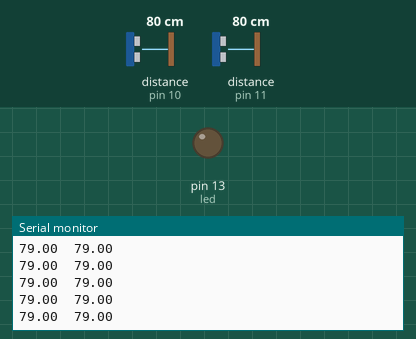
This sketch was run on a simulated Arduino Leonardo, built with avr-gcc and run on an emulated ATmega32U4. On the bench: output pins drawn as LEDs (lit = HIGH), the last lines printed to the serial monitor. Wiring (inferred from the names in the program): 2 × ultrasonic range finder: trigger pin 9, echo pin 10 / trigger pin 12, echo pin 11. The test bench sets the inputs (shaded band); at power-on: distance to the obstacle (sensors on pin 10, pin 11) 80 cm. The echo pulse lasts 58.3 µs per cm; USB keyboard and mouse output is not drawn; pins used as bus, display or sensor lines are not drawn.

Above: at 1.2 s.
1.3 s: distance to the obstacle (sensor on pin 10) set to 12 cm
At 1.59 s:
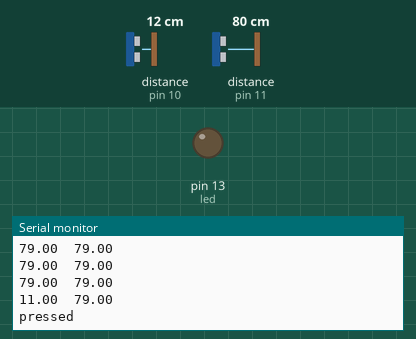
At 2.1 s:
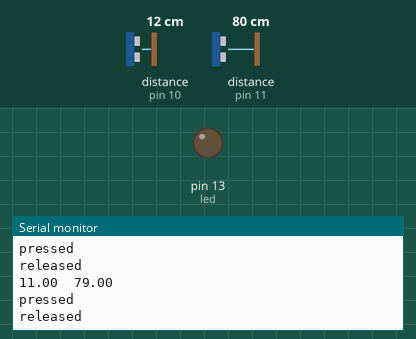

Measured:
- after the input at 1.3 s, the serial monitor: prints a new line after 0.19 s (image 1)

The sketch:

code.ino
```cpp
#include<Keyboard.h>
//////new sensor right /////////////
float durationr;   // duration for right sensor
float distancer;   // distance of right sensor
int triggerr = 12 ; // trigger right
int echor = 11 ;     // echo right
////////////////////////////////////////////////////////////////////////////
/////////////////old sensor//////////////////
float durationl;// duration left
float distancel;//distance left
int triggerl =9  ;//trigger left
int echol = 10 ;  //echo left
int duration;
///////////////////////////////////////////////////////////////////////////////
/////////distance and duration for function //////////////////////////////////
//int duration;
int distance;
int led = 13;
void setup()
{
  Serial.begin(9600);// used for cross-checking the distance read by the arduino
  pinMode(led, OUTPUT);
  pinMode(triggerr, OUTPUT);
  pinMode(echor, INPUT);              //right sensor
  //////////////////////////////////////////////////////////
  pinMode(triggerl, OUTPUT);
  pinMode(echol, INPUT);          //left sensor
  //////////////////////////////////////////////////
  Keyboard.begin();
}
/////////////////MAKING A FUNCTION FOR CALCULATING DURATION AND DISTANCE///////////////////////////////////////
void cal_distance(int trigger,int echo)
{
  digitalWrite(trigger,LOW);
  delayMicroseconds(2);
  digitalWrite(trigger,HIGH);
  delayMicroseconds(10);
  digitalWrite(trigger,LOW);
  /////calculating time/////////
  duration = pulseIn(echo,HIGH);
  /////calculating distance////////
  distance = (duration/58.6);
}
void loop()
{
  ///////////////////////////CALLING THE FUNCTION ////////////////////////////////////
  cal_distance(triggerl,echol);
  distancel = distance;

  cal_distance(triggerr,echor);
  distancer = distance;

  Serial.print(distancel);
  Serial.print('\t');
  Serial.println(distancer);
  delay(100);
  ///////////////////////////APPLYING CONDITIONS/////////////////////////////////////////

  /////////////////////////////////////LEFT SIDE////////////////////////////////////////////
  //////////////////mute//////////////////////////
  if((distancel>=10) && (distancel<=15))
  {
    //digitalWrite(ledl,HIGH);
    Keyboard.press(KEY_F7);
    //delay(1000);
    Serial.println("pressed");
    delay(100);
    Keyboard.releaseAll();
    Serial.println("released");
  }
  /////////////////volume UP//////////////////////////////////
  if((distancel>=20) && (distancel<=25))
  {
    //digitalWrite(ledl,HIGH);
    Keyboard.press(KEY_F9);
    //delay(1000);
    Serial.println("pressed");
    delay(100);
    Keyboard.releaseAll();
    Serial.println("released");
  }
  /////////////////////////////////////RIGHT SIDE/////////////////////////////////////
  /////////////////play_pause////////////////////////////
  if((distancer>=10) && (distancer<=15))
  {
    //digitalWrite(ledr,HIGH);
    Keyboard.press(KEY_LEFT_CTRL);
    Keyboard.press('p');
    //delay(1000);
    Serial.println("pressed");
    delay(100);
    Keyboard.releaseAll();
    Serial.println("released");
  }
  ///////////////vol DOWN//////////////////////////////////
  if((distancer>=20) && (distancer<=25))
  {
    //digitalWrite(ledr,HIGH);
    Keyboard.press(KEY_F8);
    //delay(1000);
    Serial.println("pressed");
    delay(100);
    Keyboard.releaseAll();
    Serial.println("released");
  }
  delay(100); // again start reading after 100 seconds
}
```
